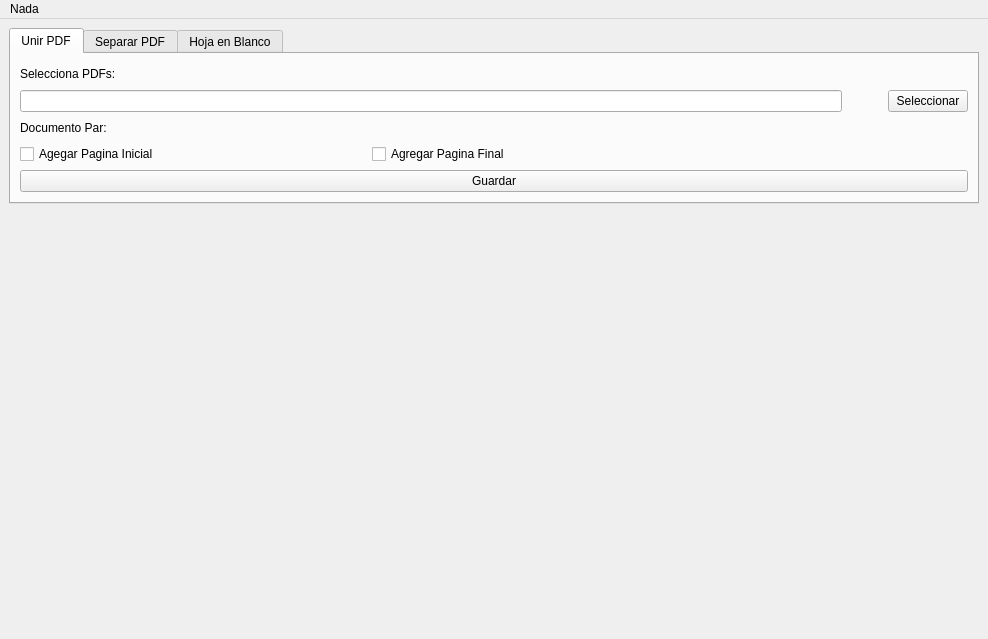
<?xml version="1.0" encoding="UTF-8"?>
<ui version="4.0">
 <class>MainWindow</class>
 <widget class="QMainWindow" name="MainWindow">
  <property name="geometry">
   <rect>
    <x>0</x>
    <y>0</y>
    <width>988</width>
    <height>639</height>
   </rect>
  </property>
  <property name="windowTitle">
   <string>MainWindow</string>
  </property>
  <widget class="QWidget" name="centralwidget">
   <property name="minimumSize">
    <size>
     <width>988</width>
     <height>0</height>
    </size>
   </property>
   <layout class="QVBoxLayout" name="verticalLayout_3">
    <item>
     <widget class="QTabWidget" name="tabWidget">
      <property name="currentIndex">
       <number>0</number>
      </property>
      <widget class="QWidget" name="tab_UnirPDF">
       <attribute name="title">
        <string>Unir PDF</string>
       </attribute>
       <layout class="QVBoxLayout" name="verticalLayout_2">
        <item>
         <layout class="QVBoxLayout" name="verticalLayout">
          <property name="sizeConstraint">
           <enum>QLayout::SizeConstraint::SetMinimumSize</enum>
          </property>
          <item>
           <widget class="QLabel" name="label">
            <property name="sizePolicy">
             <sizepolicy hsizetype="Preferred" vsizetype="Fixed">
              <horstretch>0</horstretch>
              <verstretch>0</verstretch>
             </sizepolicy>
            </property>
            <property name="minimumSize">
             <size>
              <width>20</width>
              <height>20</height>
             </size>
            </property>
            <property name="text">
             <string>Selecciona PDFs:</string>
            </property>
           </widget>
          </item>
          <item>
           <layout class="QHBoxLayout" name="horizontalLayout">
            <property name="sizeConstraint">
             <enum>QLayout::SizeConstraint::SetDefaultConstraint</enum>
            </property>
            <item>
             <widget class="QLineEdit" name="FileSelector1">
              <property name="sizePolicy">
               <sizepolicy hsizetype="MinimumExpanding" vsizetype="Fixed">
                <horstretch>0</horstretch>
                <verstretch>0</verstretch>
               </sizepolicy>
              </property>
             </widget>
            </item>
            <item>
             <spacer name="horizontalSpacer">
              <property name="orientation">
               <enum>Qt::Orientation::Horizontal</enum>
              </property>
              <property name="sizeType">
               <enum>QSizePolicy::Policy::Fixed</enum>
              </property>
              <property name="sizeHint" stdset="0">
               <size>
                <width>40</width>
                <height>10</height>
               </size>
              </property>
             </spacer>
            </item>
            <item>
             <widget class="QPushButton" name="FileSelect">
              <property name="text">
               <string>Seleccionar</string>
              </property>
             </widget>
            </item>
           </layout>
          </item>
          <item>
           <widget class="QLabel" name="label_2">
            <property name="sizePolicy">
             <sizepolicy hsizetype="Expanding" vsizetype="Fixed">
              <horstretch>0</horstretch>
              <verstretch>0</verstretch>
             </sizepolicy>
            </property>
            <property name="minimumSize">
             <size>
              <width>20</width>
              <height>20</height>
             </size>
            </property>
            <property name="text">
             <string>Documento Par:</string>
            </property>
           </widget>
          </item>
          <item>
           <layout class="QHBoxLayout" name="horizontalLayout_2">
            <item>
             <widget class="QCheckBox" name="checkBox">
              <property name="text">
               <string>Agegar Pagina Inicial</string>
              </property>
             </widget>
            </item>
            <item>
             <widget class="QCheckBox" name="checkBox_2">
              <property name="text">
               <string>Agregar Pagina Final</string>
              </property>
             </widget>
            </item>
            <item>
             <spacer name="horizontalSpacer_2">
              <property name="orientation">
               <enum>Qt::Orientation::Horizontal</enum>
              </property>
              <property name="sizeType">
               <enum>QSizePolicy::Policy::Maximum</enum>
              </property>
              <property name="sizeHint" stdset="0">
               <size>
                <width>250</width>
                <height>10</height>
               </size>
              </property>
             </spacer>
            </item>
           </layout>
          </item>
          <item>
           <widget class="QPushButton" name="pushButton_2">
            <property name="text">
             <string>Guardar</string>
            </property>
           </widget>
          </item>
         </layout>
        </item>
       </layout>
      </widget>
      <widget class="QWidget" name="tab_SepararPDF">
       <attribute name="title">
        <string>Separar PDF</string>
       </attribute>
      </widget>
      <widget class="QWidget" name="tab_HojaBlanco">
       <attribute name="title">
        <string>Hoja en Blanco</string>
       </attribute>
      </widget>
     </widget>
    </item>
    <item>
     <spacer name="verticalSpacer">
      <property name="orientation">
       <enum>Qt::Orientation::Vertical</enum>
      </property>
      <property name="sizeType">
       <enum>QSizePolicy::Policy::Maximum</enum>
      </property>
      <property name="sizeHint" stdset="0">
       <size>
        <width>20</width>
        <height>500</height>
       </size>
      </property>
     </spacer>
    </item>
   </layout>
  </widget>
  <widget class="QMenuBar" name="menubar">
   <property name="geometry">
    <rect>
     <x>0</x>
     <y>0</y>
     <width>988</width>
     <height>21</height>
    </rect>
   </property>
   <widget class="QMenu" name="menuNada">
    <property name="title">
     <string>Nada</string>
    </property>
   </widget>
   <addaction name="menuNada"/>
  </widget>
 </widget>
 <resources/>
 <connections>
  <connection>
   <sender>FileSelect</sender>
   <signal>clicked()</signal>
   <receiver>MainWindow</receiver>
   <slot>selectFile()</slot>
   <hints>
    <hint type="sourcelabel">
     <x>925</x>
     <y>106</y>
    </hint>
    <hint type="destinationlabel">
     <x>493</x>
     <y>319</y>
    </hint>
   </hints>
  </connection>
 </connections>
 <slots>
  <slot>selectFile()</slot>
 </slots>
</ui>
